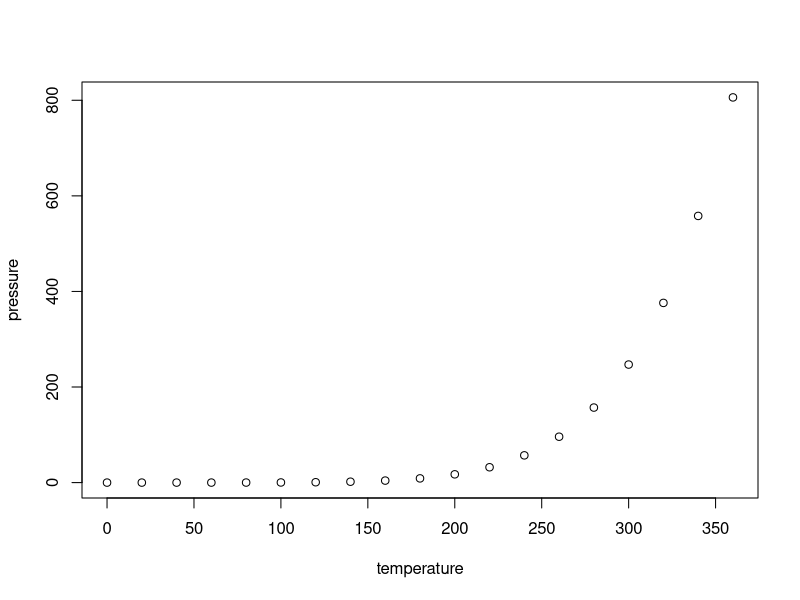
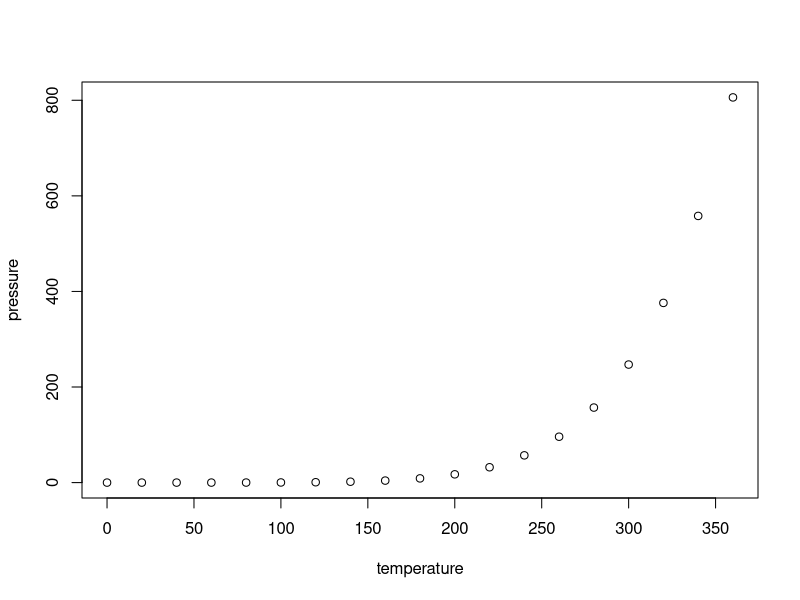
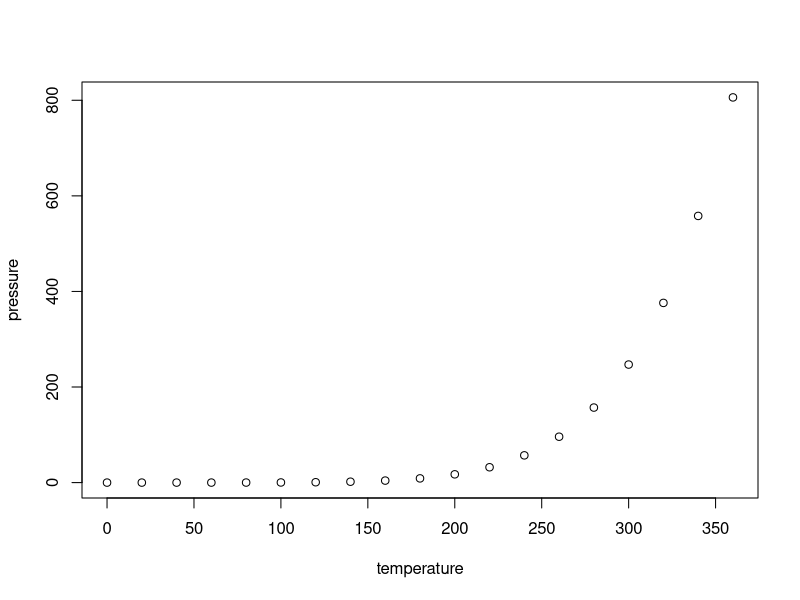
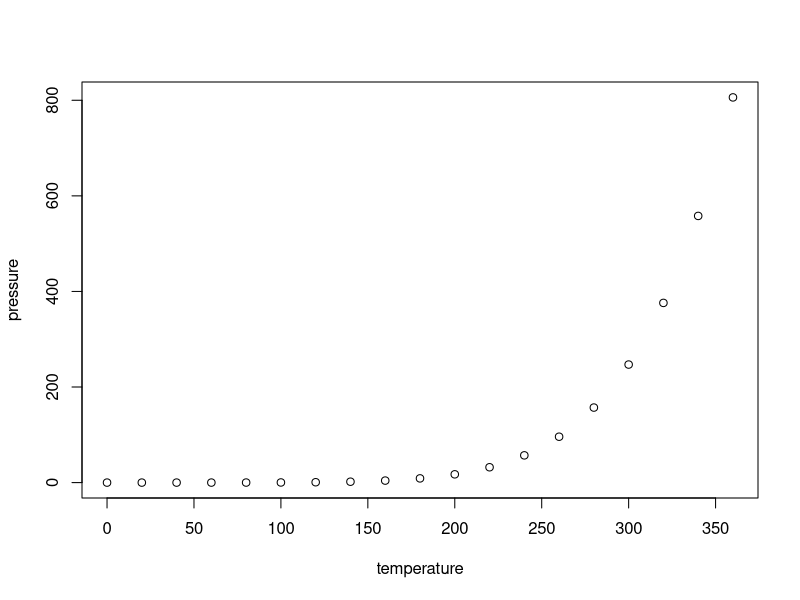
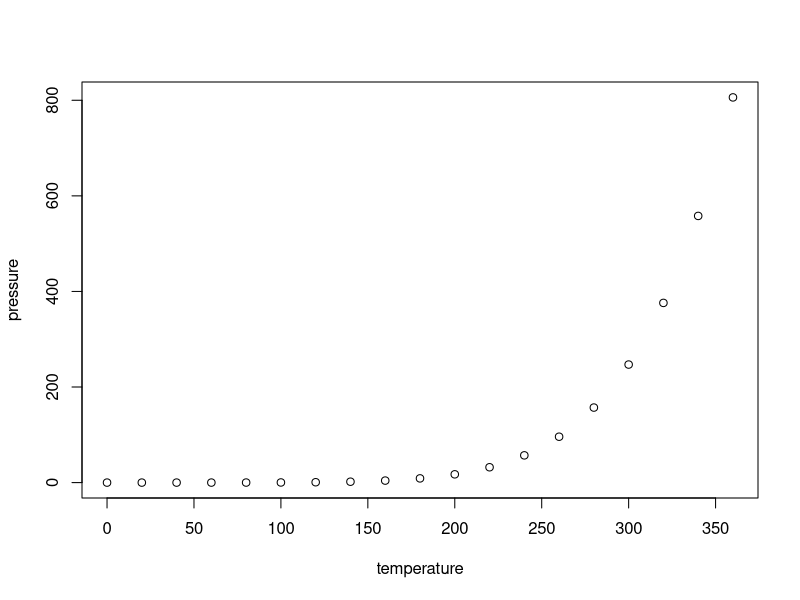

These figures' R source, in order:
## ---- chunk 1
knitr::opts_chunk$set(echo = TRUE)
## ---- chunk 2
summary(cars)
## ---- chunk 3
plot(pressure)

plot(pressure)
plot(pressure)
plot(pressure)
plot(pressure)


